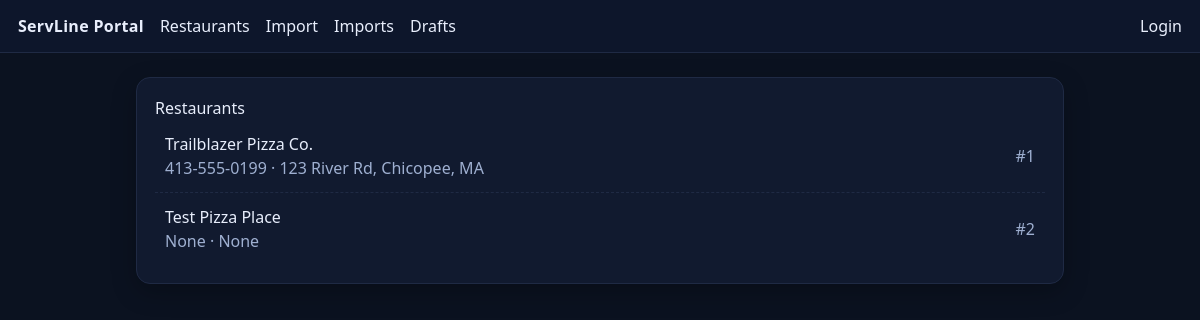
The app's page /restaurants, older data.
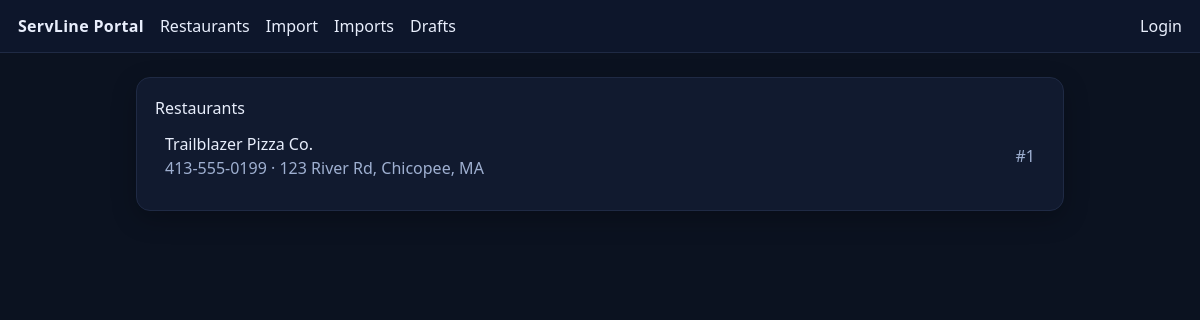
The same page, newer data.
### tables this page shows
CREATE TABLE restaurants (
  id INTEGER PRIMARY KEY AUTOINCREMENT,
  name TEXT NOT NULL,
  phone TEXT,
  address TEXT,
  active INTEGER NOT NULL DEFAULT 1,
  created_at TEXT NOT NULL DEFAULT (datetime('now'))
);

### portal/app.py (the view)
@app.get("/restaurants")
def restaurants_page():
    with db_connect() as conn:
        rows = conn.execute(
            "SELECT * FROM restaurants WHERE active=1 ORDER BY id"
        ).fetchall()
    return render_template("restaurants.html", restaurants=rows)

### portal/app.py (called while the page is built)
def db_connect():
    conn = sqlite3.connect(DB_PATH)
    conn.row_factory = sqlite3.Row
    conn.execute("PRAGMA foreign_keys = ON;")
    return conn

### portal/templates/restaurants.html (shortened to what this page needs)
{% extends "base.html" %}
{% block content %}
  <div class="card">
    <h1>Restaurants</h1>
    <ul class="list">
      {% for r in restaurants %}
        <li class="row">
          <div>
            <div><a href="/restaurants/{{ r.id }}/menus">{{ r.name }}</a></div>
            <div class="muted">{{ r.phone }} · {{ r.address }}</div>
          </div>
          <div class="muted">#{{ r.id }}</div>
        </li>
      {% endfor %}
    </ul>
  </div>
{% endblock %}

### portal/templates/base.html (shortened to what this page needs)
<!doctype html>
<html lang="en">
  <head>
    <script src="https://cdn.tailwindcss.com"></script>
  </head>
  <body class="bg-bg text-ink">
    <div class="nav">
      <div class="brand"><a href="/">ServLine Portal</a></div>
      <div><a href="/restaurants" class="hover:underline">Restaurants</a></div>
      <div><a href="/import" class="hover:underline">Import</a></div>
      <div><a href="/imports" class="hover:underline">Imports</a></div>
      <div><a href="/drafts" class="hover:underline">Drafts</a></div>
      <div class="ml-auto">
        {% if session.get('user') %}
          <form method="post" action="/logout" style="display:inline">
            <button class="bg-panel border border-line px-3 py-1 rounded-xl hover:underline">
              Logout
            </button>
          </form>
        {% else %}
          <a href="/login" class="hover:underline">Login</a>
        {% endif %}
      </div>
    </div>
    <div class="wrap">
      {% block content %}{% endblock %}
    </div>
  </body>
</html>

### portal/templates/base.html (style rules this page uses)
:root { --bg:#0b1220; --panel:#111a2f; --ink:#e8eefc; --muted:#9fb0d1; --line:#1f2a44; }
* { box-sizing: border-box; }
html,body { height:100%; margin:0; font-family:system-ui,-apple-system,Segoe UI,Roboto,Helvetica,Arial,sans-serif; background:var(--bg); color:var(--ink); }
a { color:#b7cdfb; text-decoration:none; }
.nav { display:flex; gap:16px; align-items:center; padding:14px 18px; border-bottom:1px solid var(--line); background:#0d162b; position:sticky; top:0; }
.brand { font-weight:700; letter-spacing:.3px; }
.wrap { max-width:960px; margin:24px auto; padding:0 16px; }
.card { background:var(--panel); border:1px solid var(--line); border-radius:14px; padding:18px; box-shadow:0 8px 24px rgba(0,0,0,.25); }
.list { margin:0; padding:0; list-style:none; }
.row { display:flex; align-items:center; justify-content:space-between; padding:12px 10px; border-bottom:1px dashed var(--line); }
.row:last-child { border-bottom:none; }
h1,h2 { margin:0 0 10px; }
.muted { color:var(--muted); }
.ml-auto { margin-left: auto; }

Row changes from the older to the newer data that the page shows:
removed restaurants: name "Test Pizza Place", phone "None", address "None", id "2"
